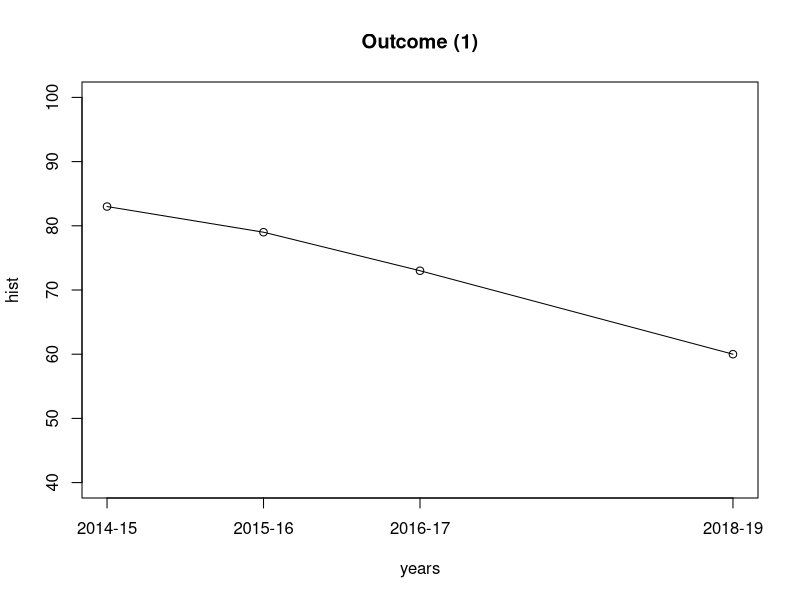
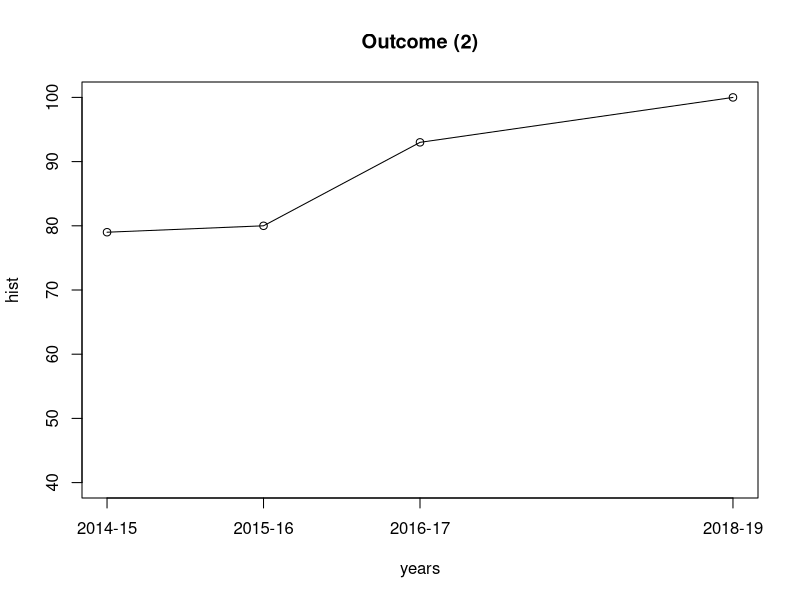
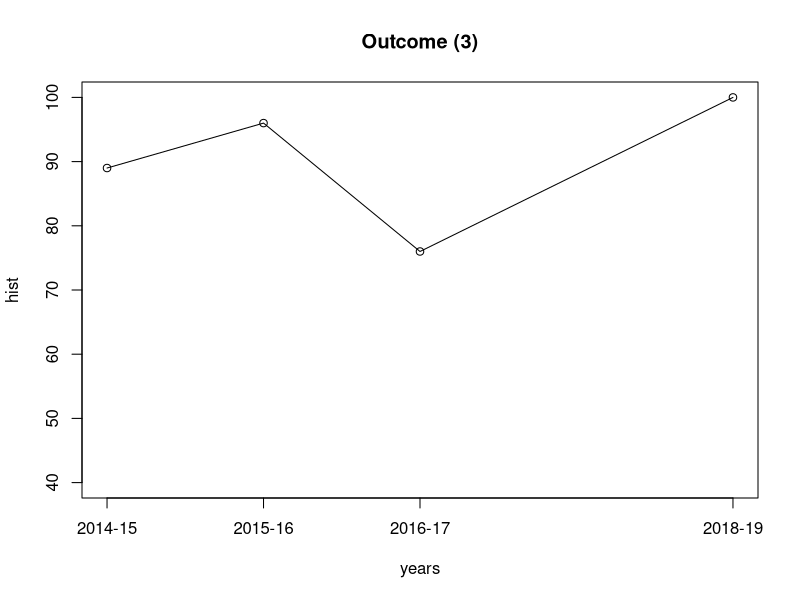
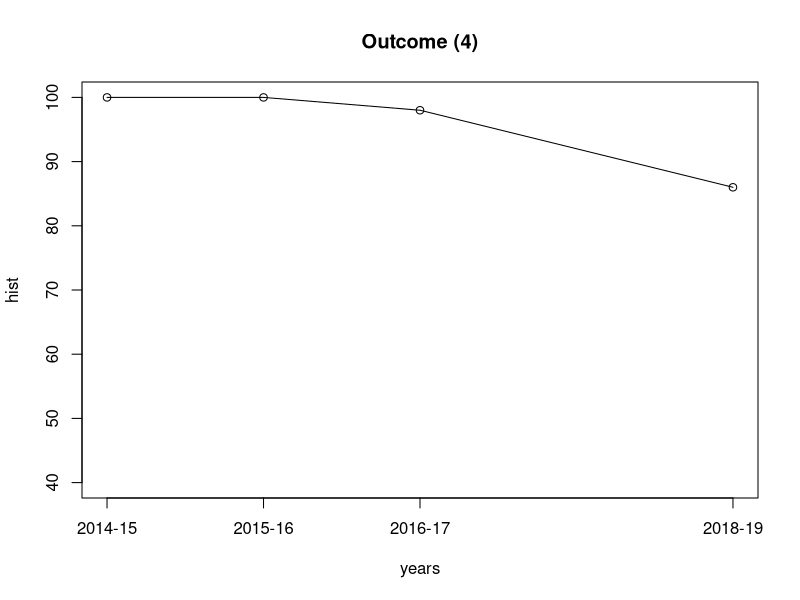
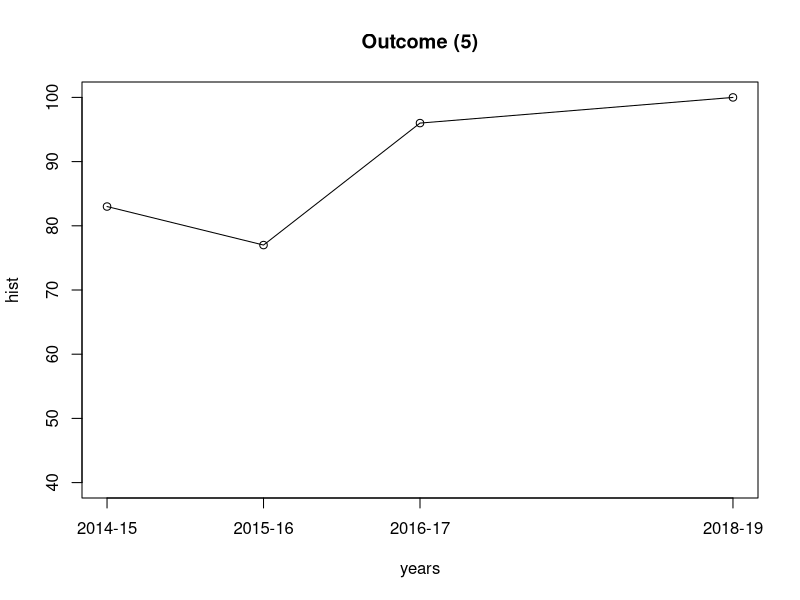
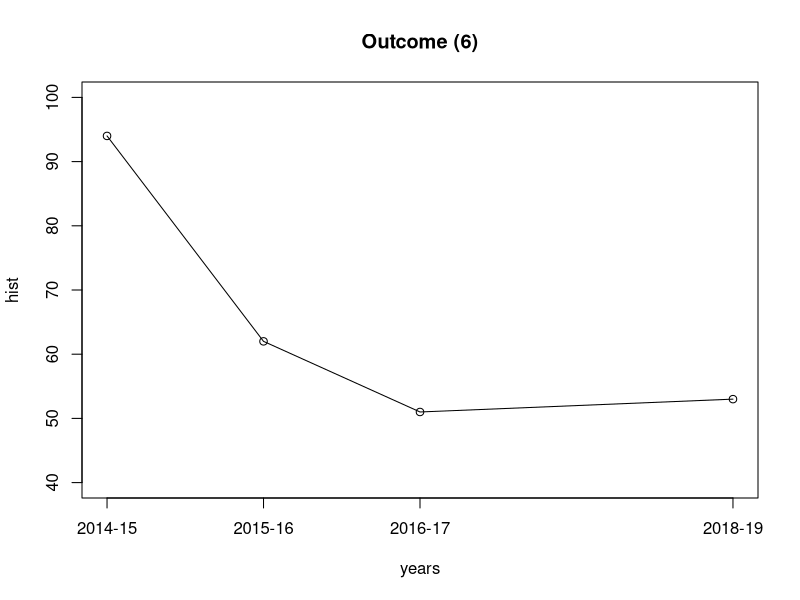

The R script that drew these images, in order:
## ---- chunk 1
num.excelled <- c(
    a1=0+0, a2=0, a3=0, a4=0, a5=0, a6=0,
    b1=6, b2=28+8,
    c1=23, c2=0, c3=0+23, c4=43, c5=27, 
    d1=38, d2=38, d3=38, d4=38, d5=0,
    e1=10, e2=25, e3=25, e4=18, e5=18,
    f1=0, f2=23, f3=38,
    g1=0, g2=0,
    h1=0, h2=0, h3=0,
    i1=0, i2=0, i3=0, i4=0,
    j1=8, j2=12, j3=29, j4=0, j5=6,
    k1=0, k2=0+0+0+0, k3=0, k4=0)
num.mastered <- c(
    a1=0+0, a2=0, a3=0, a4=0, a5=0, a6=0,
    b1=7, b2=26+11,
    c1=20, c2=43, c3=0+20, c4=0, c5=16, 
    d1=5, d2=5, d3=5, d4=5, d5=43,
    e1=9, e2=2, e3=2, e4=4, e5=9,
    f1=43, f2=20, f3=5,
    g1=0, g2=0,
    h1=0, h2=0, h3=0,
    i1=0, i2=0, i3=0, i4=0,
    j1=8, j2=11, j3=2, j4=8, j5=10,
    k1=0, k2=0+0+0+0, k3=0, k4=0)
num.partially.mastered <- c(
    a1=0+0, a2=0, a3=0, a4=0, a5=0, a6=0,
    b1=15, b2=19+11,
    c1=0, c2=0, c3=0+0, c4=0, c5=0, 
    d1=0, d2=0, d3=0, d4=0, d5=0,
    e1=6, e2=0, e3=0, e4=5, e5=6,
    f1=0, f2=0, f3=0,
    g1=0, g2=0,
    h1=0, h2=0, h3=0,
    i1=0, i2=0, i3=0, i4=0,
    j1=17, j2=12, j3=4, j4=4, j5=12,
    k1=0, k2=0+0+0+0, k3=0, k4=0)
num.below.expectations <- c(
    a1=0+0, a2=0, a3=0, a4=0, a5=0, a6=0,
    b1=7, b2=0+6,
    c1=0, c2=0, c3=0+0, c4=0, c5=0, 
    d1=0, d2=0, d3=0, d4=0, d5=0,
    e1=2, e2=0, e3=0, e4=0, e5=0,
    f1=0, f2=0, f3=0,
    g1=0, g2=0,
    h1=0, h2=0, h3=0,
    i1=0, i2=0, i3=0, i4=0,
    j1=2, j2=1, j3=1, j4=23, j5=7,
    k1=0, k2=0+0+0+0, k3=0, k4=0)

num.excelled['a'] <- sum(num.excelled[paste('a', 1:6, sep="")])
num.excelled['b'] <- sum(num.excelled[paste('b', 1:2, sep="")])
num.excelled['c'] <- sum(num.excelled[paste('c', 1:5, sep="")])
num.excelled['d'] <- sum(num.excelled[paste('d', 1:5, sep="")])
num.excelled['e'] <- sum(num.excelled[paste('e', 1:5, sep="")])
num.excelled['f'] <- sum(num.excelled[paste('f', 1:3, sep="")])
num.excelled['g'] <- sum(num.excelled[paste('g', 1:2, sep="")])
num.excelled['h'] <- sum(num.excelled[paste('h', 1:3, sep="")])
num.excelled['i'] <- sum(num.excelled[paste('i', 1:4, sep="")])
num.excelled['j'] <- sum(num.excelled[paste('j', 1:5, sep="")])
num.excelled['k'] <- sum(num.excelled[paste('k', 1:4, sep="")])

num.mastered['a'] <- sum(num.mastered[paste('a', 1:6, sep="")])
num.mastered['b'] <- sum(num.mastered[paste('b', 1:2, sep="")])
num.mastered['c'] <- sum(num.mastered[paste('c', 1:5, sep="")])
num.mastered['d'] <- sum(num.mastered[paste('d', 1:5, sep="")])
num.mastered['e'] <- sum(num.mastered[paste('e', 1:5, sep="")])
num.mastered['f'] <- sum(num.mastered[paste('f', 1:3, sep="")])
num.mastered['g'] <- sum(num.mastered[paste('g', 1:2, sep="")])
num.mastered['h'] <- sum(num.mastered[paste('h', 1:3, sep="")])
num.mastered['i'] <- sum(num.mastered[paste('i', 1:4, sep="")])
num.mastered['j'] <- sum(num.mastered[paste('j', 1:5, sep="")])
num.mastered['k'] <- sum(num.mastered[paste('k', 1:4, sep="")])

num.partially.mastered['a'] <- sum(num.partially.mastered[paste('a', 1:6, sep="")])
num.partially.mastered['b'] <- sum(num.partially.mastered[paste('b', 1:2, sep="")])
num.partially.mastered['c'] <- sum(num.partially.mastered[paste('c', 1:5, sep="")])
num.partially.mastered['d'] <- sum(num.partially.mastered[paste('d', 1:5, sep="")])
num.partially.mastered['e'] <- sum(num.partially.mastered[paste('e', 1:5, sep="")])
num.partially.mastered['f'] <- sum(num.partially.mastered[paste('f', 1:3, sep="")])
num.partially.mastered['g'] <- sum(num.partially.mastered[paste('g', 1:2, sep="")])
num.partially.mastered['h'] <- sum(num.partially.mastered[paste('h', 1:3, sep="")])
num.partially.mastered['i'] <- sum(num.partially.mastered[paste('i', 1:4, sep="")])
num.partially.mastered['j'] <- sum(num.partially.mastered[paste('j', 1:5, sep="")])
num.partially.mastered['k'] <- sum(num.partially.mastered[paste('k', 1:4, sep="")])

num.below.expectations['a'] <- sum(num.below.expectations[paste('a', 1:6, sep="")])
num.below.expectations['b'] <- sum(num.below.expectations[paste('b', 1:2, sep="")])
num.below.expectations['c'] <- sum(num.below.expectations[paste('c', 1:5, sep="")])
num.below.expectations['d'] <- sum(num.below.expectations[paste('d', 1:5, sep="")])
num.below.expectations['e'] <- sum(num.below.expectations[paste('e', 1:5, sep="")])
num.below.expectations['f'] <- sum(num.below.expectations[paste('f', 1:3, sep="")])
num.below.expectations['g'] <- sum(num.below.expectations[paste('g', 1:2, sep="")])
num.below.expectations['h'] <- sum(num.below.expectations[paste('h', 1:3, sep="")])
num.below.expectations['i'] <- sum(num.below.expectations[paste('i', 1:4, sep="")])
num.below.expectations['j'] <- sum(num.below.expectations[paste('j', 1:5, sep="")])
num.below.expectations['k'] <- sum(num.below.expectations[paste('k', 1:4, sep="")])

get.excelled <- function (key) {
    pct <- num.excelled[[key]] / (num.excelled[[key]] + num.mastered[[key]] + num.partially.mastered[[key]] + num.below.expectations[[key]])
    return (round(100*pct))
}
get.mastered <- function (key) {
    pct <- num.mastered[[key]] / (num.excelled[[key]] + num.mastered[[key]] + num.partially.mastered[[key]] + num.below.expectations[[key]])
    return (round(100*pct))
}
get.partially.mastered <- function (key) {
    pct <- num.partially.mastered[[key]] / (num.excelled[[key]] + num.mastered[[key]] + num.partially.mastered[[key]] + num.below.expectations[[key]])
    return (round(100*pct))
}
get.below.expectations <- function (key) {
    pct <- num.below.expectations[[key]] / (num.excelled[[key]] + num.mastered[[key]] + num.partially.mastered[[key]] + num.below.expectations[[key]])
    return (round(100*pct))
}
num.assessed <- function (key) {
    num <- num.excelled[[key]] + num.mastered[[key]] + num.partially.mastered[[key]] + num.below.expectations[[key]]
    return (num)
}

history.excelled <- data.frame(
    a=c(62,  45,  61, get.excelled('a')),
    b=c(69,  46,  34, get.excelled('b')),
    c=c(71,  58,  31, get.excelled('c')),
    d=c(66,  53,  12, get.excelled('d')),
    e=c(20,  98,  92, get.excelled('e')),
    f=c(83,  67,  22, get.excelled('f')),
    g=c(20, 100,  NA, get.excelled('g')),
    h=c(20,  81,  NA, get.excelled('h')),
    i=c(67,  56,  70, get.excelled('i')),
    j=c(79,  36,  34, get.excelled('j')),
    k=c(49,  74,  NA, get.excelled('k')))
history.mastered <- data.frame(
    a=c(10, 35,  10, get.mastered('a')),
    b=c(14, 33,  39, get.mastered('b')),
    c=c( 8, 22,  62, get.mastered('c')),
    d=c(17, 24,  84, get.mastered('d')),
    e=c(80,  2,   6, get.mastered('e')),
    f=c( 6, 29,  54, get.mastered('f')),
    g=c(80,  0,  NA, get.mastered('g')),
    h=c(80, 10,  NA, get.mastered('h')),
    i=c(24, 26,  23, get.mastered('i')),
    j=c(15, 26,  17, get.mastered('j')),
    k=c(15,  8,  NA, get.mastered('k')))
history.partially.mastered <- data.frame(
    a=c(12,  9,  12, get.partially.mastered('a')),
    b=c(10, 15,   7, get.partially.mastered('b')),
    c=c(11,  9,   4, get.partially.mastered('c')),
    d=c( 7, 19,   3, get.partially.mastered('d')),
    e=c( 0,  0,   0, get.partially.mastered('e')),
    f=c(11,  4,  21, get.partially.mastered('f')),
    g=c( 0,  0,  NA, get.partially.mastered('g')),
    h=c( 0,  9,  NA, get.partially.mastered('h')),
    i=c( 3, 10,   2, get.partially.mastered('i')),
    j=c( 2, 17,  31, get.partially.mastered('j')),
    k=c(24,  2,  NA, get.partially.mastered('k')))
history.below.expectations <- data.frame(
    a=c(16, 11,  18, get.below.expectations('a')),
    b=c( 7,  6,  20, get.below.expectations('b')),
    c=c(10, 11,   3, get.below.expectations('c')),
    d=c(10,  4,   1, get.below.expectations('d')),
    e=c( 0,  0,   2, get.below.expectations('e')),
    f=c( 0,  0,   2, get.below.expectations('f')),
    g=c( 0,  0,  NA, get.below.expectations('g')),
    h=c( 0,  0,  NA, get.below.expectations('h')),
    i=c( 6,  7,   5, get.below.expectations('i')),
    j=c( 4, 21,  18, get.below.expectations('j')),
    k=c(12, 16,  NA, get.below.expectations('k')))

history.pass <- history.excelled + history.mastered
history.fail <- history.partially.mastered + history.below.expectations
## ---- chunk 2

years <- c(2015, 2016, 2017, 2019)
year_labels = c('2014-15', '2015-16', '2016-17', '2018-19')
outcome_map=c('b', 'c', 'f', 'e', 'd', 'j')
for (idx in c(1, 2, 3, 4, 5, 6)) {
  outcome = outcome_map[idx]
  hist <- c(history.pass[1, outcome], history.pass[2, outcome], history.pass[3, outcome], history.pass[4, outcome])
  plot(years, hist, xaxt="n", ylim=c(40,100))
  lines(years, hist)
  axis(side=1, at=years, labels=year_labels)
  title(paste('Outcome (',  idx, ')', sep=""))
}

